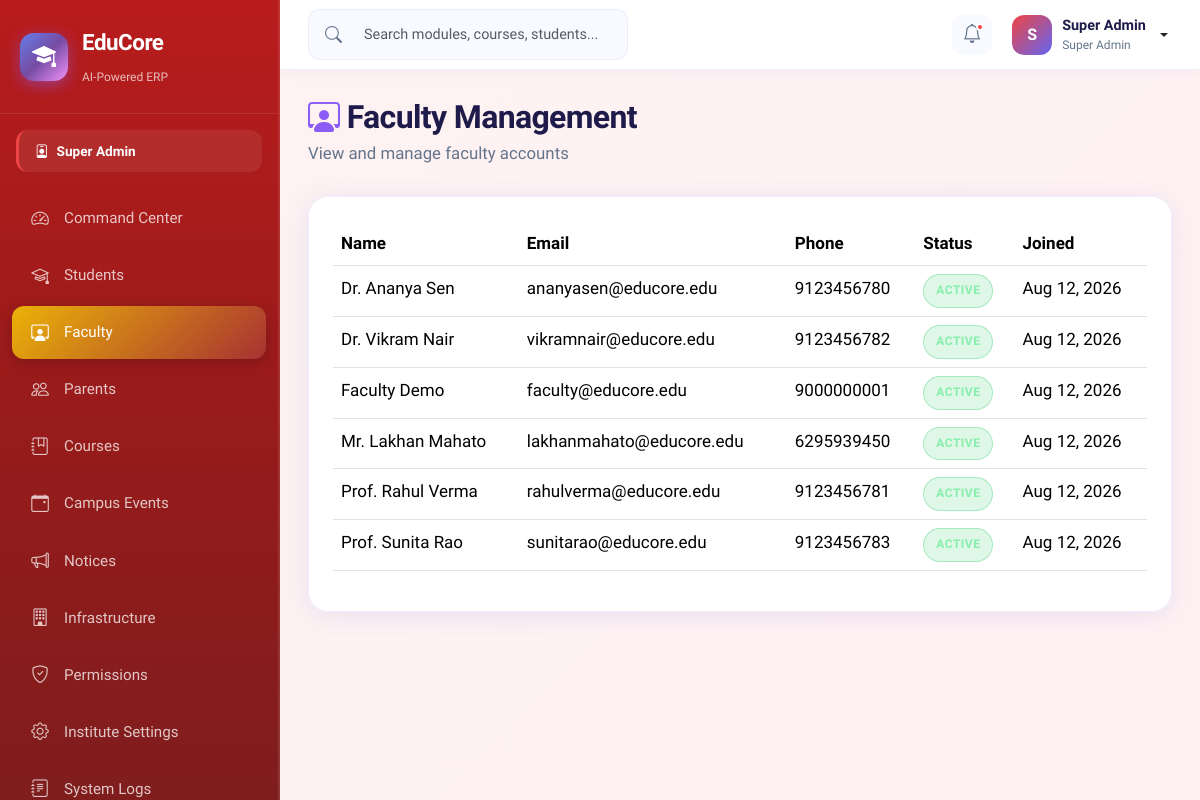
The app's page /admin/userFaculty.php (signed in) with its own data.
### tables this page shows
CREATE TABLE IF NOT EXISTS users (
    id INT AUTO_INCREMENT PRIMARY KEY,
    full_name VARCHAR(120) NOT NULL,
    email VARCHAR(120) NOT NULL UNIQUE,
    password_hash VARCHAR(255) NOT NULL,
    phone VARCHAR(20),
    address TEXT,
    role ENUM('super_admin','faculty','student','parent','finance','librarian','tpo') NOT NULL DEFAULT 'student',
    parent_id INT DEFAULT NULL,
    photo VARCHAR(255) DEFAULT 'default.png',
    status ENUM('active','inactive','suspended') DEFAULT 'active',
    two_factor_secret VARCHAR(64) DEFAULT NULL,
    two_factor_enabled TINYINT(1) NOT NULL DEFAULT 0,
    reset_token_hash VARCHAR(255) DEFAULT NULL,
    reset_token_expires DATETIME DEFAULT NULL,
    created_at TIMESTAMP DEFAULT CURRENT_TIMESTAMP,
    FOREIGN KEY (parent_id) REFERENCES users(id) ON DELETE SET NULL
);

### includes/auth_check.php (called while the page is built, shortened)
<?php
function getCurrentUser(): ?array
{
    $db = getDB();
    $stmt = $db->prepare('SELECT id, full_name, email, role, photo FROM users WHERE id = ? AND status = "active"');
    $stmt->execute([$_SESSION['user_id']]);
    return $stmt->fetch() ?: null;
}
function getRoleLabel(string $role): string
{
    $labels = [
        'super_admin' => 'Super Admin',
        'faculty'     => 'Faculty',
        'student'     => 'Student',
        'parent'      => 'Parent',
        'finance'     => 'Finance Officer',
        'librarian'   => 'Librarian',
        'tpo'         => 'TPO',
    ];
    return $labels[$role] ?? ucfirst($role);
}
function getRoleColor(string $role): string
{
    $colors = [
        'super_admin' => '#ef4444',
        'faculty'     => '#8b5cf6',
        'student'     => '#06b6d4',
        'parent'      => '#10b981',
        'finance'     => '#f59e0b',
        'librarian'   => '#ec4899',
        'tpo'         => '#6366f1',
    ];
    return $colors[$role] ?? '#6366f1';
}

### includes/role_theme.php (called while the page is built)
<?php
function getRoleThemeKey(?string $role): string
{
    return match ($role) {
        'super_admin' => 'admin',
        'librarian'   => 'library',
        'tpo'         => 'placements',
        default       => $role ?? 'student',
    };
}

### admin/userFaculty.php (the view, shortened to what this page needs)
<?php
require_once __DIR__ . '/../includes/auth_check.php';
$basePath = '..';
$pdo = getDbConnection();
$faculty = $pdo->query("SELECT id, full_name, email, phone, status, created_at FROM users WHERE role = 'faculty' ORDER BY full_name")->fetchAll();
include __DIR__ . '/../includes/header.php';
?>
<div class="page-header fade-in"><h1><i class="bi bi-person-workspace" style="color:#8b5cf6"></i> Faculty Management</h1><p>View and manage faculty accounts</p></div>
<div class="content-card fade-in">
<table class="table table-hover">
<thead><tr><th>Name</th><th>Email</th><th>Phone</th><th>Status</th><th>Joined</th></tr></thead>
<tbody>
<?php foreach ($faculty as $f): ?>
<tr>
<td><?= htmlspecialchars($f['full_name']) ?></td>
<td><?= htmlspecialchars($f['email']) ?></td>
<td><?= htmlspecialchars($f['phone'] ?? '—') ?></td>
<td><span class="status-badge status-<?= $f['status'] === 'active' ? 'active' : 'inactive' ?>"><?= htmlspecialchars($f['status']) ?></span></td>
<td><?= date('M j, Y', strtotime($f['created_at'])) ?></td>
</tr>
<?php endforeach; ?>
</tbody>
</table>
</div>
<?php include __DIR__ . '/../includes/footer.php';

### includes/header.php (shortened to what this page needs)
<?php
$user = getCurrentUser();
$basePath = $basePath ?? '../..';
require_once __DIR__ . '/role_theme.php';
$roleTheme = getRoleThemeKey($user['role'] ?? 'student');
?>
<!DOCTYPE html>
<html lang="en">
<head>
    <link href="https://cdn.jsdelivr.net/npm/bootstrap@5.3.3/dist/css/bootstrap.min.css" rel="stylesheet">
    <link href="https://cdn.jsdelivr.net/npm/bootstrap-icons@1.11.3/font/bootstrap-icons.min.css" rel="stylesheet">
    <link href="<?= $basePath ?>/assets/css/educore.css" rel="stylesheet">
    <link href="<?= $basePath ?>/assets/css/themes.css" rel="stylesheet">
</head>
<body class="educore-body theme-<?= htmlspecialchars($roleTheme) ?>" data-role="<?= htmlspecialchars($roleTheme) ?>">
<div class="app-wrapper">
    <?php include __DIR__ . '/sidebar.php'; ?>
    <div class="main-content">
        <header class="top-bar">
            <div class="top-bar-left">
                <div class="search-box d-none d-md-flex">
                    <i class="bi bi-search"></i>
                    <input type="text" placeholder="Search modules, courses, students..." class="form-control">
                </div>
            </div>
            <div class="top-bar-right">
                <div class="notification-bell">
                    <i class="bi bi-bell"></i>
                    <span class="badge-dot"></span>
                </div>
                <div class="user-menu dropdown">
                    <button class="btn user-btn dropdown-toggle" data-bs-toggle="dropdown">
                        <?php
                        $headerPhoto = $user['photo'] ?? null;
                        $headerPhotoPath = $headerPhoto ? __DIR__ . '/../uploads/' . $headerPhoto : null;
                        ?>
                        <?php if ($headerPhotoPath && is_file($headerPhotoPath)): ?>
                            <img src="<?= htmlspecialchars($basePath) ?>/uploads/<?= htmlspecialchars($headerPhoto) ?>" class="user-avatar" style="object-fit:cover;" alt="">
                        <?php else: ?>
                            <div class="user-avatar" style="background: linear-gradient(135deg, <?= getRoleColor($user['role'] ?? 'student') ?>, #6366f1);">
                                <?= strtoupper(substr($user['full_name'] ?? 'U', 0, 1)) ?>
                            </div>
                        <?php endif; ?>
                        <div class="user-info d-none d-md-block">
                            <span class="user-name"><?= htmlspecialchars($user['full_name'] ?? 'User') ?></span>
                            <span class="user-role"><?= getRoleLabel($user['role'] ?? 'student') ?></span>
                        </div>
                    </button>
                </div>
            </div>
        </header>
        <main class="page-content">

### includes/sidebar.php (shortened to what this page needs)
<?php
$role = $user['role'] ?? 'student';
$navItems = [];
switch ($role) {
    case 'super_admin':
        $navItems = [
            ['icon' => 'bi-speedometer2', 'label' => 'Command Center', 'href' => 'dashboard.php', 'color' => '#ef4444'],
            ['icon' => 'bi-mortarboard', 'label' => 'Students', 'href' => 'userStudent.php', 'color' => '#f97316'],
            ['icon' => 'bi-person-workspace', 'label' => 'Faculty', 'href' => 'userFaculty.php', 'color' => '#eab308'],
            ['icon' => 'bi-people', 'label' => 'Parents', 'href' => 'userParents.php', 'color' => '#84cc16'],
            ['icon' => 'bi-journal-bookmark', 'label' => 'Courses', 'href' => 'academicCourses.php', 'color' => '#22c55e'],
            ['icon' => 'bi-calendar-event', 'label' => 'Campus Events', 'href' => 'events.php', 'color' => '#06b6d4'],
            ['icon' => 'bi-megaphone', 'label' => 'Notices', 'href' => 'notices.php', 'color' => '#3b82f6'],
            ['icon' => 'bi-building', 'label' => 'Infrastructure', 'href' => 'infrastructure.php', 'color' => '#6366f1'],
            ['icon' => 'bi-shield-check', 'label' => 'Permissions', 'href' => 'permissions.php', 'color' => '#8b5cf6'],
            ['icon' => 'bi-gear', 'label' => 'Institute Settings', 'href' => 'instituteSettings.php', 'color' => '#a855f7'],
            ['icon' => 'bi-journal-text', 'label' => 'System Logs', 'href' => 'logs.php', 'color' => '#ec4899'],
        ];
        break;
}
$currentPage = basename($_SERVER['PHP_SELF']);
?>
<aside class="sidebar" id="sidebar">
    <div class="sidebar-brand">
        <div class="brand-icon">
            <i class="bi bi-mortarboard-fill"></i>
        </div>
        <div class="brand-text">
            <span class="brand-name">EduCore</span>
            <span class="brand-tagline">AI-Powered ERP</span>
        </div>
    </div>
    <div class="sidebar-role-badge" style="--role-color: <?= getRoleColor($role) ?>">
        <i class="bi bi-person-badge"></i>
        <?= getRoleLabel($role) ?>
    </div>
    <nav class="sidebar-nav">
        <?php foreach ($navItems as $item): ?>
        <a href="<?= $item['href'] ?>" class="nav-item <?= $currentPage === $item['href'] ? 'active' : '' ?>"
           style="--item-color: <?= $item['color'] ?>">
            <i class="bi <?= $item['icon'] ?>"></i>
            <span><?= $item['label'] ?></span>
        </a>
        <?php endforeach; ?>
    </nav>
</aside>

### assets/css/themes.css (style rules this page uses)
:root { --theme-primary: #6366F1; --theme-primary-dark: #4F46E5; --theme-light: #E0E7FF; --theme-accent: #22D3EE; }
body[data-role="admin"] { --theme-primary: #EF4444; --theme-primary-dark: #DC2626; --theme-light: #FEE2E2; --theme-accent: #FCA5A5; }
.sidebar { background: linear-gradient(180deg, rgba(15, 23, 42, 0.95), rgba(15, 23, 42, 0.92)); border-right: 2px solid rgba(255, 255, 255, 0.1); transition: all 0.3s ease; }
body { font-size: 16px; line-height: 1.6; }
h1, .h1 { font-size: 2.5rem; line-height: 1.2; font-weight: 800; letter-spacing: -0.02em; margin: 0 0 20px 0; }
body.educore-body p { margin: 0 0 12px 0; color: var(--text-muted, #64748b); }
.status-badge { display: inline-flex; align-items: center; gap: 6px; padding: 6px 12px; border-radius: 20px; font-size: 0.75rem; font-weight: 700; text-transform: uppercase; letter-spacing: 0.5px; }
.status-active { background: rgba(34, 197, 94, 0.15); color: #86EFAC; border: 1px solid rgba(34, 197, 94, 0.3); }
* { transition-property: background-color, border-color, color, fill, stroke, opacity, box-shadow, transform, filter; transition-timing-function: cubic-bezier(0.4, 0, 0.2, 1); transition-duration: 200ms; }
button, a, input, select, textarea { transition-duration: 150ms; }

### records on screen
users: role "Super Admin", full_name "S", full_name "Super Admin"
users: full_name "Dr. Ananya Sen", email "ananyasen@educore.edu", phone "9123456780", status "ACTIVE", created_at "Aug 12, 2026"
users: full_name "Dr. Vikram Nair", email "vikramnair@educore.edu", phone "9123456782", status "ACTIVE", created_at "Aug 12, 2026"
users: full_name "Faculty Demo", email "faculty@educore.edu", phone "9000000001", status "ACTIVE", created_at "Aug 12, 2026"
users: full_name "Mr. Lakhan Mahato", email "lakhanmahato@educore.edu", phone "6295939450", status "ACTIVE", created_at "Aug 12, 2026"
users: full_name "Prof. Rahul Verma", email "rahulverma@educore.edu", phone "9123456781", status "ACTIVE", created_at "Aug 12, 2026"
users: full_name "Prof. Sunita Rao", email "sunitarao@educore.edu", phone "9123456783", status "ACTIVE", created_at "Aug 12, 2026"

### other values on screen
$item['label'] "Command Center"
$item['label'] "Students"
$item['label'] "Faculty"
$item['label'] "Parents"
$item['label'] "Courses"
$item['label'] "Campus Events"
$item['label'] "Notices"
$item['label'] "Infrastructure"
$item['label'] "Permissions"
$item['label'] "Institute Settings"
$item['label'] "System Logs"
